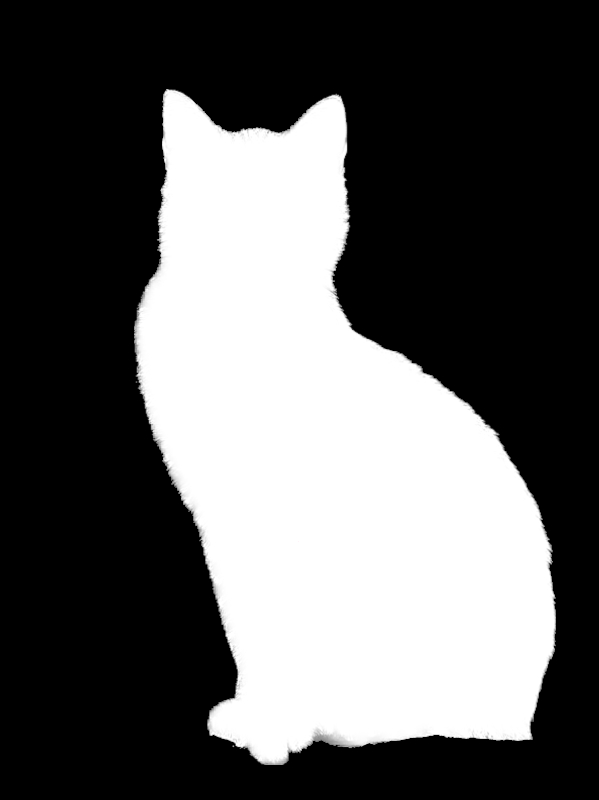
#> input picture 2-Recap CV/code/im/test_im-A.jpg, 599 x 800 px
$ python point_operators.py
#> lines starting #> are read from the running program, lines starting #| are printed output that depends on the picture
"""
Operaciones básicas con imágenes

JCA
"""
import numpy as np
import cv2

def show_im(im, window='window'):
    cv2.imshow(window, im)
    cv2.waitKey(0)

def brightness_contrast(im, alpha, beta):
    return im*alpha + beta

def blend(im1, im2, alpha):
    return (1-alpha)*im1 + alpha*im2

def gamma(im, g):
    return np.power(im, g)


# [12 lines of commented-out code are left out]

alpha = cv2.imread('im/test_im-A.jpg').astype(float)/255
im1 = cv2.imread('im/test_im.jpg').astype(float)/255
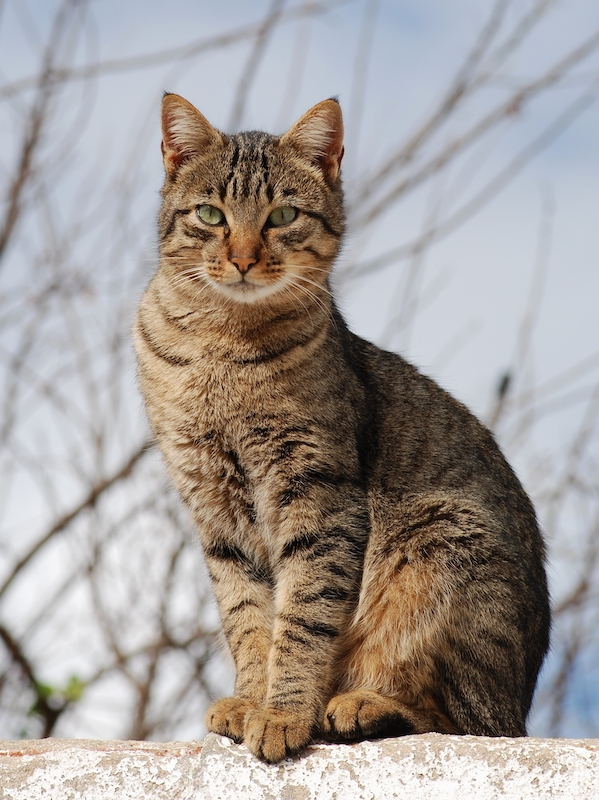
#> input picture 2-Recap CV/code/im/test_im.jpg, 599 x 800 px
im2 = cv2.imread('im/sky.jpg').astype(float)/255
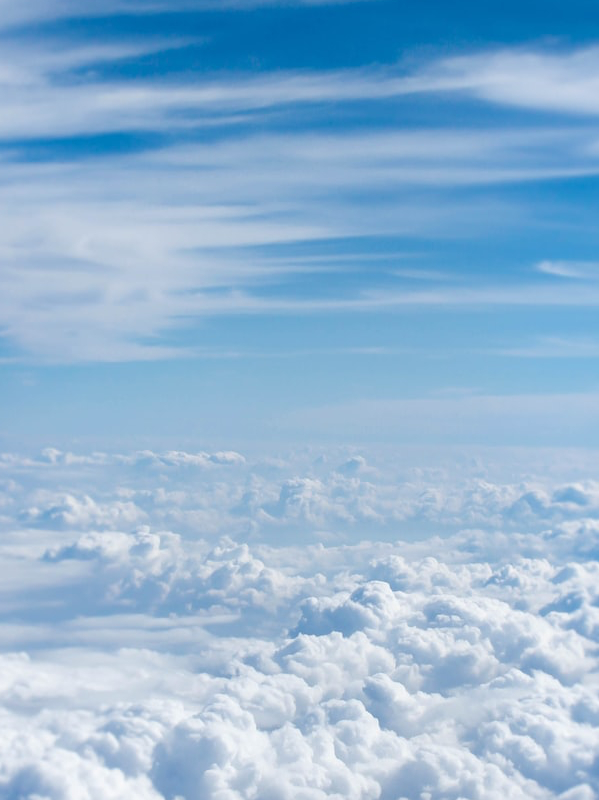
#> input picture 2-Recap CV/code/im/sky.jpg, 599 x 800 px

im = blend(im2, im1, alpha)
#> in blend, `return (1-alpha)*im1 + alpha*im2`:
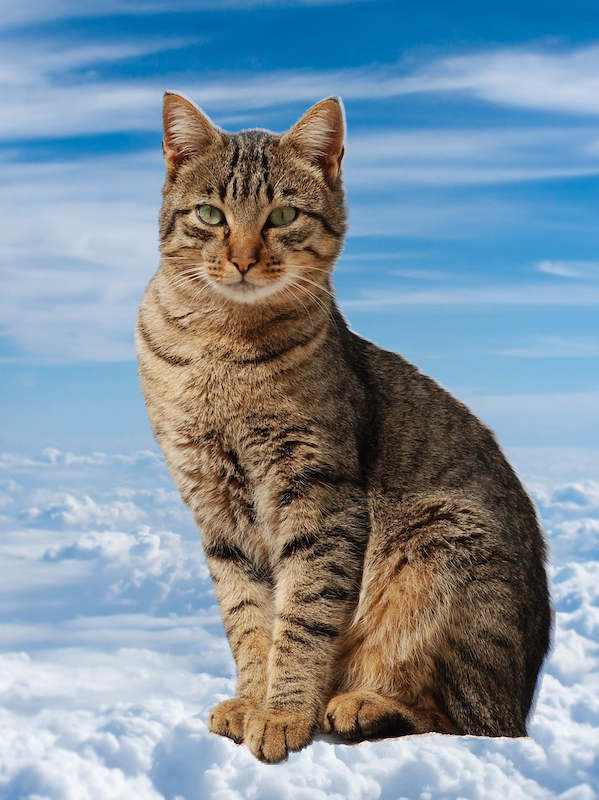
#> returned value: shape (800, 599, 3) float64; mean of channels 0, 1, 2 0.622, 0.568, 0.5; drawn as B, G, R


show_im(im)
